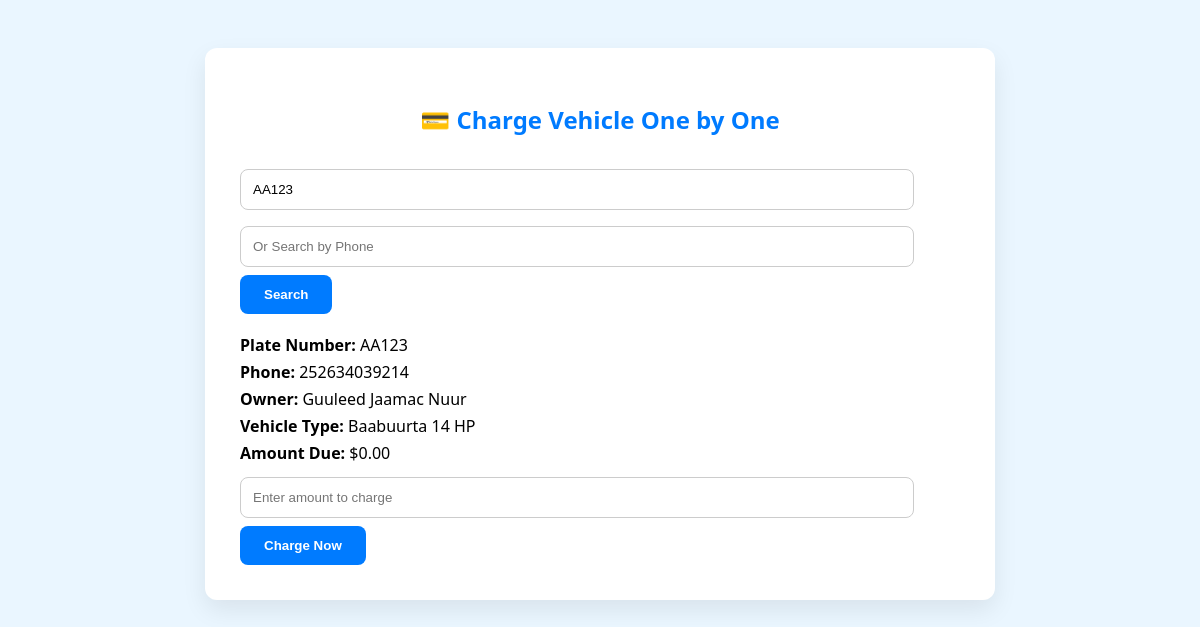
Page /dashboard/generateonebyone.php?plate=AA123 on the committed database.
### tables this page shows
CREATE TABLE `vehiclemanagement` (
  `id` int(11) NOT NULL,
  `platenumber` varchar(50) NOT NULL,
  `vehicletype` varchar(100) NOT NULL,
  `carname` varchar(100) DEFAULT NULL,
  `owner` varchar(100) NOT NULL,
  `registration_date` date NOT NULL,
  `created_at` timestamp NOT NULL DEFAULT current_timestamp(),
  `mother_name` varchar(100) DEFAULT NULL,
  `phone` varchar(20) DEFAULT NULL,
  `user_id` int(11) DEFAULT NULL,
  `model` varchar(100) DEFAULT NULL
);

### dashboard/generateonebyone.php (the view, shortened to what this page needs)
<?php
$conn = new mysqli("localhost", "root", "", "roadtaxsystem");
$plate = $phone = "";
$data = [];
if ($_SERVER["REQUEST_METHOD"] === "GET" && (isset($_GET['plate']) || isset($_GET['phone']))) {
    $plate = $_GET['plate'] ?? '';
    $phone = $_GET['phone'] ?? '';
    if ($plate) {
        $data['plate'] = $plate;
        $stmt = $conn->prepare("SELECT owner, carname, phone FROM vehiclemanagement WHERE platenumber = ? LIMIT 1");
        $stmt->bind_param("s", $plate);
        $stmt->execute();
        $stmt->bind_result($data['owner'], $data['type'], $data['phone']);
        $stmt = $conn->prepare("SELECT SUM(amount) FROM tblgenerate WHERE platenumber = ?");
        $stmt->bind_param("s", $plate);
        $stmt->execute();
        $stmt->bind_result($generated);
        $stmt = $conn->prepare("SELECT SUM(amount) FROM tbl_reciept WHERE plate_number = ?");
        $stmt->bind_param("s", $plate);
        $stmt->execute();
        $stmt->bind_result($paid);
        $data['amount_due'] = ($generated ?? 0) - ($paid ?? 0);
    }
}
?>
<!DOCTYPE html>
<html>
<head>
</head>
<body>
<div class="container">
    <h2>💳 Charge Vehicle One by One</h2>
    <form method="GET">
        <input type="text" name="plate" placeholder="Search by Plate Number" value="<?= htmlspecialchars($plate) ?>">
        <input type="text" name="phone" placeholder="Or Search by Phone" value="<?= htmlspecialchars($phone) ?>">
        <input type="submit" value="Search">
    </form>
    <?php if (!empty($data['plate'])): ?>
        <div class="data-box">
            <p><strong>Plate Number:</strong> <?= htmlspecialchars($data['plate']) ?></p>
            <p><strong>Phone:</strong> <?= htmlspecialchars($data['phone']) ?></p>
            <p><strong>Owner:</strong> <?= htmlspecialchars($data['owner']) ?></p>
            <p><strong>Vehicle Type:</strong> <?= htmlspecialchars($data['type']) ?></p>
            <p><strong>Amount Due:</strong> $<?= number_format($data['amount_due'], 2) ?></p>
        </div>
        <form method="POST">
            <input type="number" name="amount" step="0.01" placeholder="Enter amount to charge" required>
            <input type="submit" name="charge" value="Charge Now">
        </form>
    <?php endif; ?>
</div>
</body>
</html>

### dashboard/generateonebyone.php (style rules this page uses)
body { font-family: 'Segoe UI', sans-serif; background: #eaf6ff; padding: 40px; }
.container { max-width: 720px; background: white; padding: 35px; margin: auto; border-radius: 12px; box-shadow: 0 10px 25px rgba(0,0,0,0.08); }
h2 { text-align: center; color: #007bff; margin-bottom: 25px; }
input[type="text"], input[type="number"] { padding: 12px; width: 90%; margin: 8px 0; border-radius: 8px; border: 1px solid #ccc; }
input[type="submit"] { background: #007bff; color: white; padding: 12px 24px; border: none; border-radius: 8px; font-weight: bold; cursor: pointer; }
.data-box { margin-top: 20px; text-align: left; }
.data-box p { margin: 5px 0; font-size: 16px; }

### rows in the picture
vehiclemanagement: phone "252634039214", owner "Guuleed Jaamac Nuur", carname "Baabuurta 14 HP"

### other values in the picture
$data['plate'] "AA123"
$data['amount_due'] "0.00"
